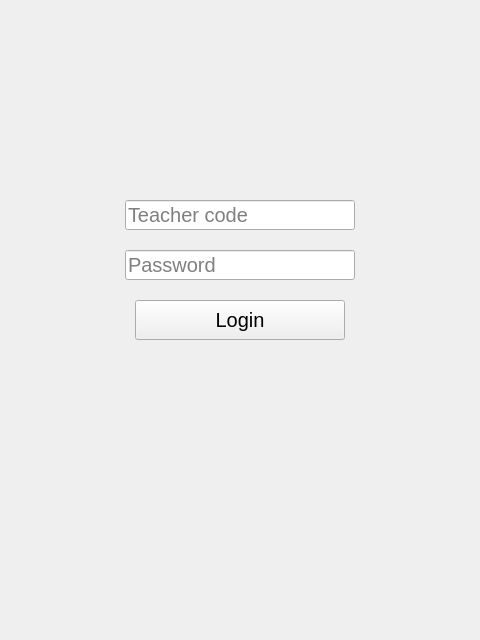
<?xml version="1.0" encoding="UTF-8"?>
<ui version="4.0">
 <class>MainWindow</class>
 <widget class="QMainWindow" name="MainWindow">
  <property name="geometry">
   <rect>
    <x>0</x>
    <y>0</y>
    <width>480</width>
    <height>640</height>
   </rect>
  </property>
  <property name="windowTitle">
   <string>MainWindow</string>
  </property>
  <widget class="QWidget" name="centralwidget">
   <widget class="QLineEdit" name="teacherCodeINPUT">
    <property name="geometry">
     <rect>
      <x>125</x>
      <y>200</y>
      <width>230</width>
      <height>30</height>
     </rect>
    </property>
    <property name="styleSheet">
     <string notr="true">font: 20px</string>
    </property>
    <property name="placeholderText">
     <string>Teacher code</string>
    </property>
   </widget>
   <widget class="QLineEdit" name="passwordINPUT">
    <property name="geometry">
     <rect>
      <x>125</x>
      <y>250</y>
      <width>230</width>
      <height>30</height>
     </rect>
    </property>
    <property name="styleSheet">
     <string notr="true">font: 20px</string>
    </property>
    <property name="placeholderText">
     <string>Password</string>
    </property>
   </widget>
   <widget class="QPushButton" name="submitBTN">
    <property name="geometry">
     <rect>
      <x>135</x>
      <y>300</y>
      <width>210</width>
      <height>40</height>
     </rect>
    </property>
    <property name="styleSheet">
     <string notr="true">font: 20px;</string>
    </property>
    <property name="text">
     <string>Login</string>
    </property>
   </widget>
  </widget>
 </widget>
 <resources/>
 <connections/>
</ui>
